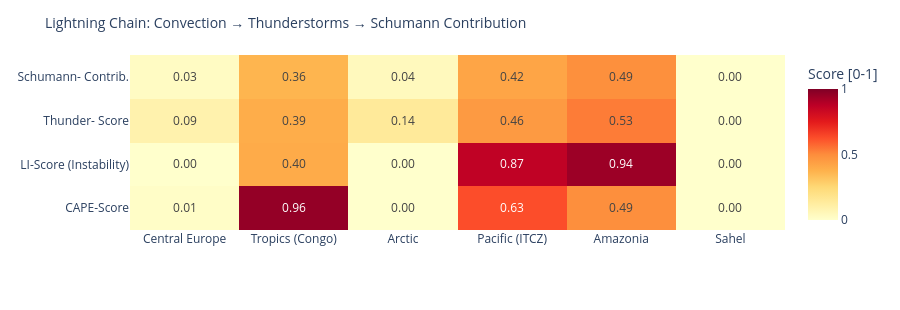

Here is the notebook cell this chart was saved with:
### Code cell
# ============================================================
# LIGHTNING CHAIN: Convection → Thunderstorms → Schumann
# Shows the causal chain per measurement point as heatmap
# ============================================================

def cape_score(v):
    """CAPE → normalized score [0,1]"""
    if v is None or pd.isna(v): return 0.0
    return min(1.0, float(v) / 3000)

def li_score(v):
    """Lifted Index: negative = unstable → score [0,1]"""
    if v is None or pd.isna(v): return 0.3
    return min(1.0, max(0.0, (-float(v) + 6) / 12))

def cloud_score(v):
    if v is None or pd.isna(v): return 0.3
    return float(v) / 100

def thunder_score(row):
    """Kombinierter Gewitterwahrscheinlichkeits-Score
    CAPE + LI + Bedeckung + WMO-Gewitter + konvektiver Niederschlag (showers)
    Hinweis: X-Ray und Kp sind kein Bestandteil – nur geomagn./solarer Kontext.
    """
    cs = cape_score(row.get('cape'))
    ls = li_score(row.get('li'))
    cl = cloud_score(row.get('cloud'))
    t  = 1.0 if row.get('thunderstorm') else 0.0
    # Convective precipitation (showers) as additional indicator
    sh = min(1.0, (row.get('showers') or 0) / 5.0)
    return round(cs * 0.30 + ls * 0.25 + cl * 0.15 + t * 0.20 + sh * 0.10, 3)

def schumann_contribution(t_score, lat):
    """Schumann contribution: higher in tropics (±30°), scaled by thunderstorm score"""
    lat_weight = max(0.3, 1.0 - abs(lat) / 60)
    return round(t_score * lat_weight, 3)

df_atm['cape_score']   = df_atm.apply(lambda r: cape_score(r['cape']), axis=1)
df_atm['li_score']     = df_atm.apply(lambda r: li_score(r['li']),    axis=1)
df_atm['thunder_score']= df_atm.apply(lambda r: thunder_score(r.to_dict()), axis=1)
df_atm['schumann_contribution'] = df_atm.apply(
    lambda r: schumann_contribution(r['thunder_score'], r['lat']), axis=1)

metrics = ['cape_score', 'li_score', 'thunder_score', 'schumann_contribution']
labels  = ['CAPE-Score', 'LI-Score\n(Instability)', 'Thunder-\nScore', 'Schumann-\nContrib.']
z_data  = [df_atm[m].tolist() for m in metrics]

fig = go.Figure(go.Heatmap(
    z=z_data,
    x=df_atm['point'].tolist(),
    y=labels,
    colorscale='YlOrRd',
    zmin=0, zmax=1,
    text=[[f'{v:.2f}' for v in row] for row in z_data],
    texttemplate='%{text}', textfont=dict(size=12),
    colorbar=dict(title='Score [0-1]')
))
fig.update_layout(
    title=dict(text='Lightning Chain: Convection → Thunderstorms → Schumann Contribution', font=dict(size=14)),
    height=310,
    plot_bgcolor='rgba(0,0,0,0)', paper_bgcolor='rgba(0,0,0,0)',
    margin=dict(l=130, r=80, t=55, b=80)
)
fig.show()

### Figure 1 — Plotly figure (JSON) as saved in the notebook; plotly's stock layout.template omitted (floating-point values rounded to 4 significant figures)
{"data": [{"colorbar": {"title": {"text": "Score [0-1]"}}, "colorscale": [[0.0, "rgb(255,255,204)"], [0.125, "rgb(255,237,160)"], [0.25, "rgb(254,217,118)"], [0.375, "rgb(254,178,76)"], [0.5, "rgb(253,141,60)"], [0.625, "rgb(252,78,42)"], [0.75, "rgb(227,26,28)"], [0.875, "rgb(189,0,38)"], [1.0, "rgb(128,0,38)"]], "text": [["0.01", "0.96", "0.00", "0.63", "0.49", "0.00"], ["0.00", "0.40", "0.00", "0.87", "0.94", "0.00"], ["0.09", "0.39", "0.14", "0.46", "0.53", "0.00"], ["0.03", "0.36", "0.04", "0.42", "0.49", "0.00"]], "textfont": {"size": 12}, "texttemplate": "%{text}", "type": "heatmap", "x": ["Central Europe", "Tropics (Congo)", "Arctic", "Pacific (ITCZ)", "Amazonia", "Sahel"], "y": ["CAPE-Score", "LI-Score\n(Instability)", "Thunder-\nScore", "Schumann-\nContrib."], "z": [[0.01333, 0.96, 0.0, 0.6267, 0.4933, 0.0], [0.0, 0.4, 0.0, 0.8667, 0.9417, 0.0], [0.087, 0.391, 0.142, 0.456, 0.533, 0.0], [0.026, 0.365, 0.043, 0.418, 0.489, 0.0]], "zmax": 1, "zmin": 0}], "layout": {"height": 310, "margin": {"b": 80, "l": 130, "r": 80, "t": 55}, "paper_bgcolor": "rgba(0,0,0,0)", "plot_bgcolor": "rgba(0,0,0,0)", "title": {"font": {"size": 14}, "text": "Lightning Chain: Convection → Thunderstorms → Schumann Contribution"}}}
